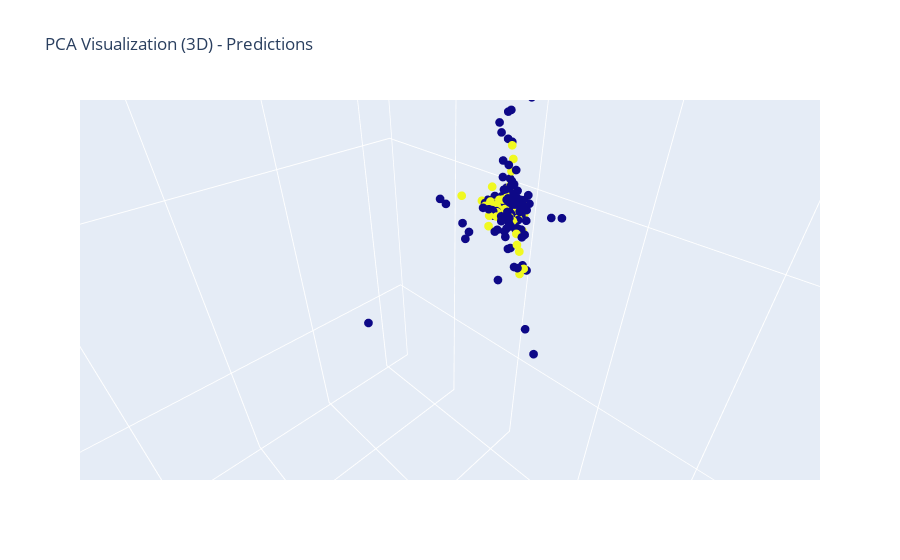

Notebook code for this chart:
### Code cell
plot_predict_pca_3d(X_smote, X_test, y_smote, y_test, 5)

### Figure 1 — Plotly figure (JSON) as saved in the notebook; plotly's stock layout.template omitted (floating-point values rounded to 4 significant figures; data arrays with more than 128 entries replaced by an {"elided": "..."} marker saying what was removed)
{"data": [{"marker": {"color": {"elided": "3151 int values"}, "size": 3}, "mode": "markers", "type": "scatter3d", "x": {"elided": "3151 float values"}, "y": {"elided": "3151 float values"}, "z": {"elided": "3151 float values"}}], "layout": {"autosize": true, "scene": {"aspectmode": "auto", "aspectratio": {"x": 0.777, "y": 1.041, "z": 1.237}, "camera": {"center": {"x": 0, "y": 0, "z": 0}, "eye": {"x": 0.04964, "y": 0.04964, "z": 0.04964}, "projection": {"type": "perspective"}, "up": {"x": 0, "y": 0, "z": 1}}, "xaxis": {"title": {"text": "PC1"}, "type": "linear"}, "yaxis": {"title": {"text": "PC2"}, "type": "linear"}, "zaxis": {"title": {"text": "PC3"}, "type": "linear"}}, "title": {"text": "PCA Visualization (3D) - Predictions"}}}
